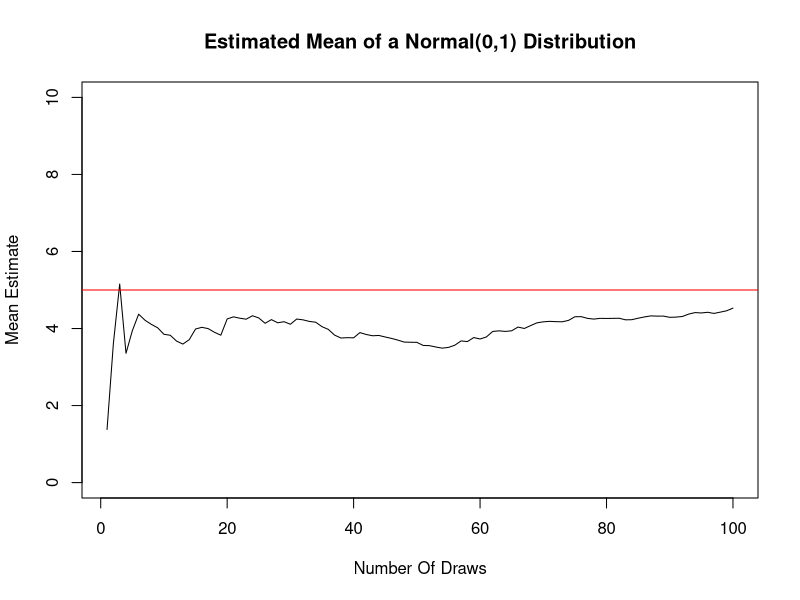
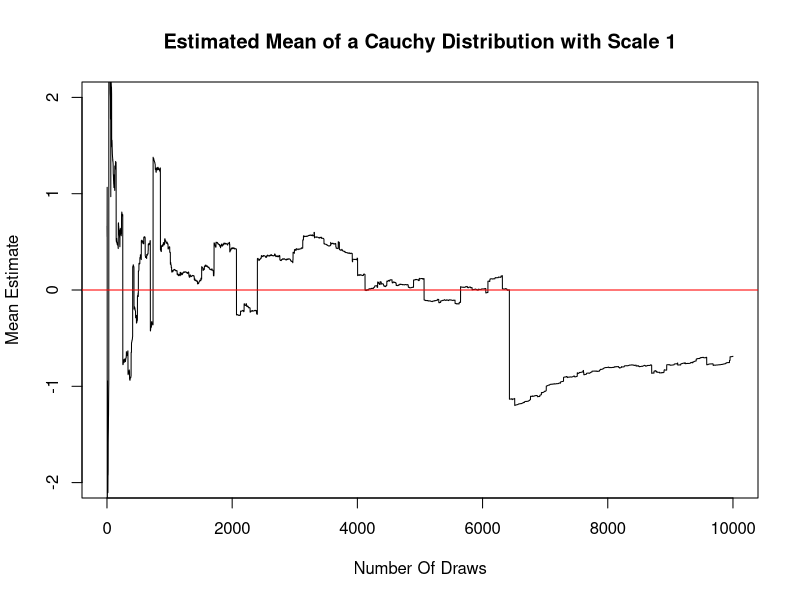
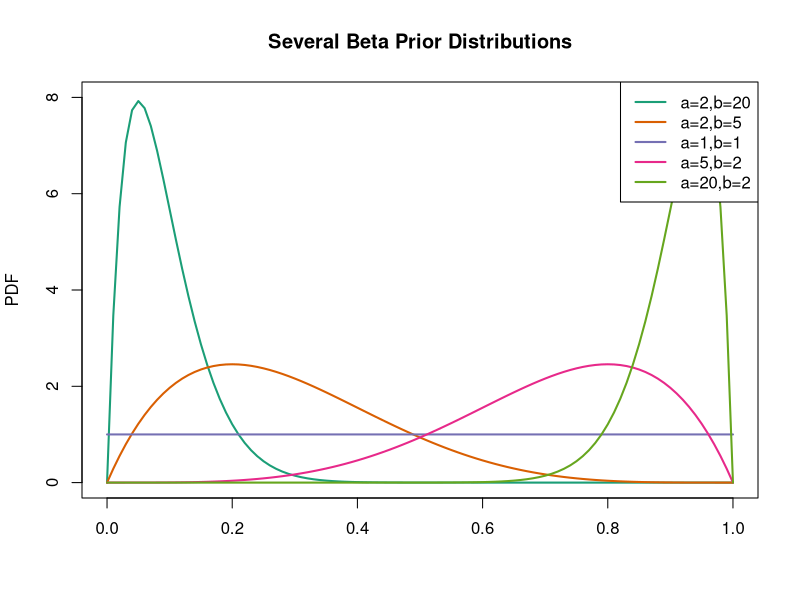
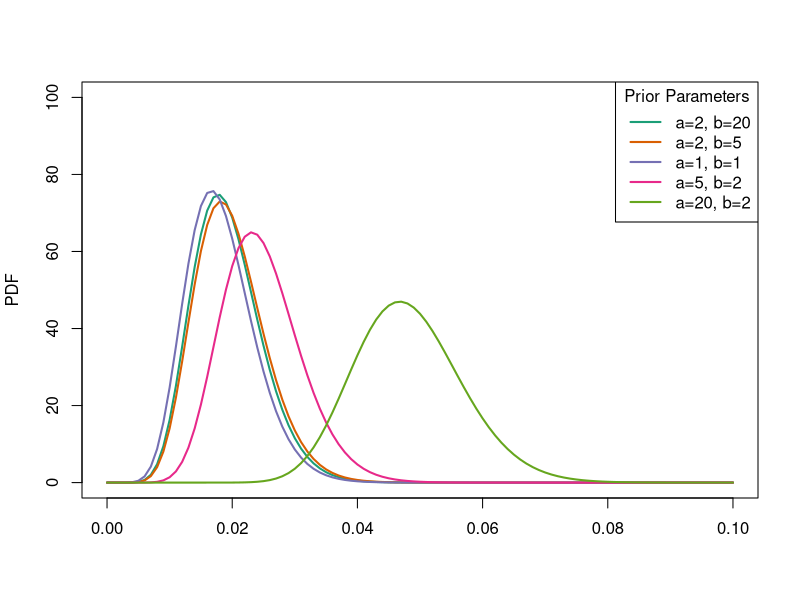
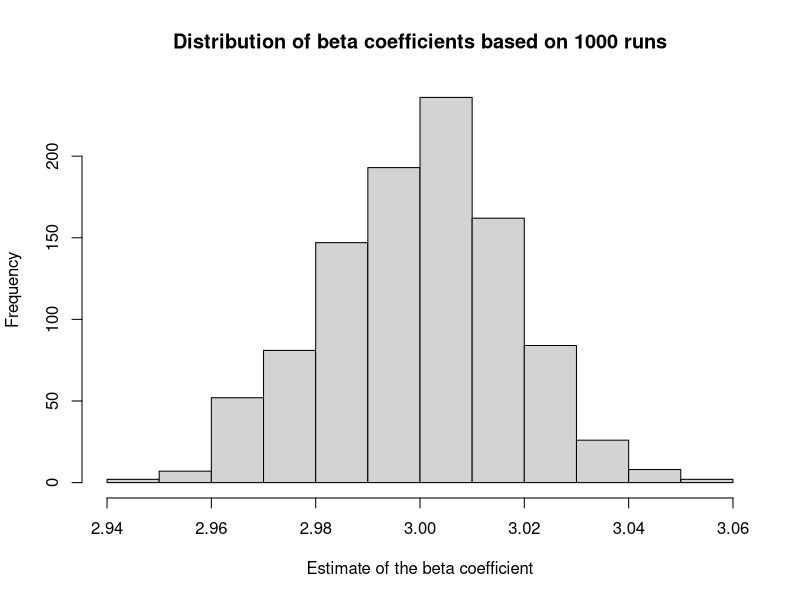
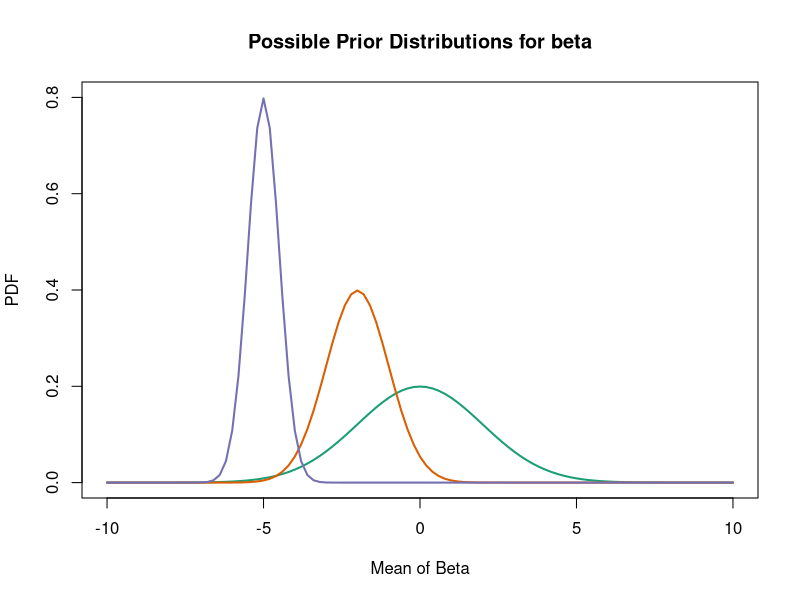
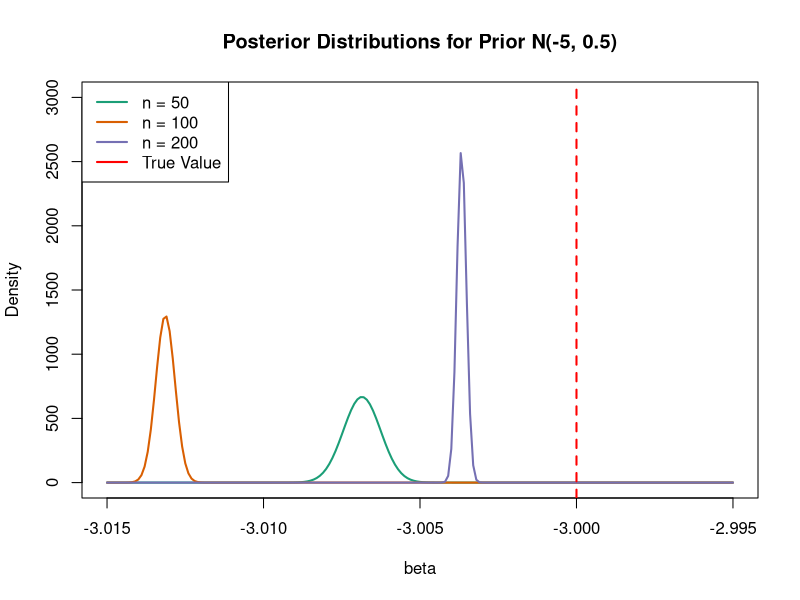
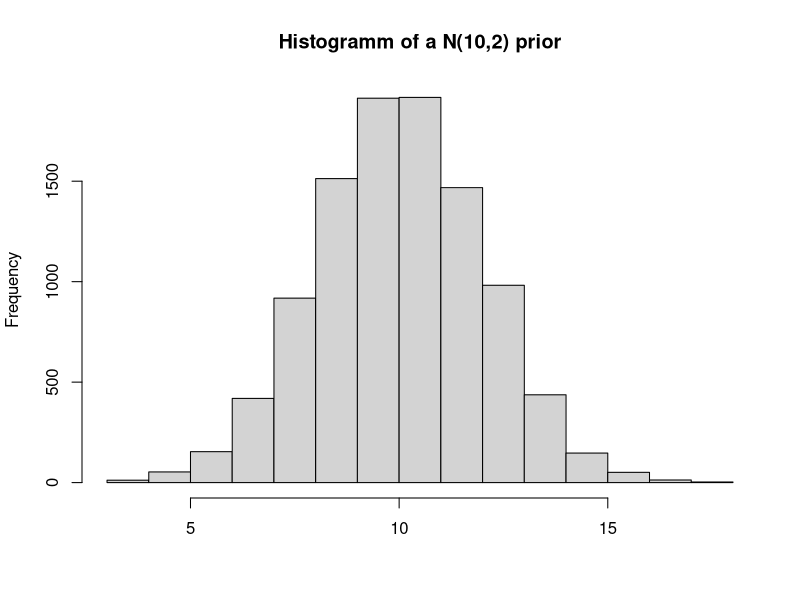

These charts were generated, in order, by the following R code:
## ---- chunk 1
library(RColorBrewer)
set.seed(1234)
n = 100
normv <- rnorm(n, mean=5, sd=3)
meanVector <- vector()
for(i in seq(n)){
   meanVector <- c(meanVector,sum(normv[1:i])/i)
}
plot(meanVector~seq(n), ylim=c(0,10), type="l", ylab="Mean Estimate", xlab="Number Of Draws", main="Estimated Mean of a Normal(0,1) Distribution")
abline(h=5,col="red")
## ---- chunk 2
set.seed(1234)
n = 10000
cauchyv <- rnorm(n,0,1)/rnorm(n,0,1)
meanVector <- vector()
for(i in seq(n)){
   meanVector <- c(meanVector,sum(cauchyv[1:i])/i)
}

plot(meanVector~seq(n), ylim=c(-2,2), type="l", ylab="Mean Estimate", xlab="Number Of Draws", main="Estimated Mean of a Cauchy Distribution with Scale 1")
abline(h=0,col="red")
## ---- chunk 3
PointEstimates <- function(alpha,beta){
  output <- data.frame()
  for (i in seq(length(a))){
    a <- alpha[i]
    b <- beta[i]
    mean <- a/(a+b)
    mode <- (a-1)/(a+b+2)
    median <- (a-1/3)/(a+b-2/3)
    output <- rbind(output,c(a,b,mean,mode,median))
  }
  colnames(output) <- c("Alpha","Beta","Mean","Mode","Median")
  return(round(output,5))
}
## ---- chunk 4
a <- c(2,2,1,5,20)
b <- c(20,5,1,2,2)
cols <- brewer.pal(5, "Dark2")
plot(NULL, xlim=c(0,1), ylim=c(0,8), ylab="PDF", xlab="", main="Several Beta Prior Distributions")
for (i in seq(5)) {
  curve(dbeta(x,a[i],b[i]), from=0,to=1, lwd=2,col=cols[i],add = T)
}
legend(x="topright",
       lwd=2,
       lty=1,
       col=cols,
       legend = c("a=2,b=20","a=2,b=5","a=1,b=1","a=5,b=2","a=20,b=2"), 
       bg="white")

## ---- chunk 5
n <- 30
sumy <- 10
people <- 20
alphaNew <- a + sumy
betaNew <- b + (people*n-sumy)
plot(NULL, xlim=c(0,0.1), ylim=c(0,100), ylab="PDF", xlab="")
for (i in seq(5)) {
  curve(dbeta(x,alphaNew[i],betaNew[i]), from=0,to=0.1, lwd=2,col=cols[i],add = T)
}
legend(x="topright",
       lwd=2,
       lty=1,
       col=cols,
       legend = c("a=2, b=20","a=2, b=5","a=1, b=1","a=5, b=2","a=20, b=2"),
       title = c("Prior Parameters"))
## ---- chunk 6
output <-PointEstimates(alphaNew,betaNew)
output
## ---- chunk 7
simObs <- function(n,k,alpha,beta,sigma){
  if(length(beta)==k){
    
    # Generate errors from a (0,sigma)-normal distribution
    errors <- rnorm(n,0,sigma)
    
    # Generate k covariates from a uniform distribution in 
    # the intervall [-10,10]
    x <- vector()
    for (i in seq(k)) {
      x <- cbind(x,runif(n, min=-10,max=10))
    }
    
    # Generate the dependent variables based on the given 
    # independent variables and errors
    y <- alpha + x %*% beta  + errors
    
    # Return data frame with the data
    output <- data.frame(Y = y, X = x)
    return(output)
  }
  else{
    print("Number of variables K and length beta vector does not match!")
    break
  }
}

## ---- chunk 8
coeflist = vector()
for (i in seq(1000)) {
  input <- simObs(100,1,5,3,1)
  mod <- lm(Y~X, data=input)
  coeflist <- c(coeflist,mod$coefficients["X"])
}
hist(coeflist, main="Distribution of beta coefficients based on 1000 runs", xlab = "Estimate of the beta coefficient")
varbeta <- var(coeflist)
## ---- chunk 9
plot(NULL, xlim=c(-10,10), ylim=c(0,0.8), ylab="PDF", xlab="Mean of Beta", main="Possible Prior Distributions for beta")
mean <- c(0,-2,-5)
sd <- c(2,1,0.5)
for (i in seq(3)) {
  curve(dnorm(x,mean[i],sd[i]), from=-10,to=10, lwd=2,col=cols[i],add = T)
}
## ---- chunk 10
set.seed(401)
SimData <- simObs(50,1,1,-3,1)
X <- cbind(1,SimData$X)
Y <- SimData$Y
mean_prior <- -5
sigma_prior <- 0.5
sigma_post <- solve((1/sigma_prior) + t(X)%*%X)
mean_post <- sigma_post%*%(mean_prior/sigma_prior + t(X)%*%Y)
m50 <- mean_post
s50 <- sigma_post

SimData <- simObs(100,1,1,-3,1)
X <- cbind(1,SimData$X)
Y <- SimData$Y
sigma_post <- solve((1/sigma_prior) + t(X)%*%X)
mean_post <- sigma_post%*%(mean_prior/sigma_prior + t(X)%*%Y)
m100 <- mean_post
s100 <- sigma_post

SimData <- simObs(200,1,1,-3,1)
X <- cbind(1,SimData$X)
Y <- SimData$Y
sigma_post <- solve((1/sigma_prior) + t(X)%*%X)
mean_post <- sigma_post%*%(mean_prior/sigma_prior + t(X)%*%Y)
m200 <- mean_post
s200 <- sigma_post
## ---- chunk 11
x <- seq(-3.015, -2.995, by = 1e-04)
plot(x, dnorm(x, m50[2], s50[2,2]), type = "l", col = cols[1], lwd = 2, xlab = "beta",
ylim = c(0, 3000), ylab = "Density", main = "Posterior Distributions for Prior N(-5, 0.5)")
lines(x, dnorm(x, m100[2], s100[2,2]), type = "l", col = cols[2], lwd = 2)
lines(x, dnorm(x, m200[2], s200[2,2]), type = "l", col = cols[3], lwd = 2)
abline(v=-3, col="red",lty=2,lwd=2)
legend("topleft", legend = c("n = 50", "n = 100", "n = 200","True Value"), col = c(cols[1:3], "red"), lty = 1, lwd=2)
## ---- chunk 12
prior1 <- rnorm(10000, mean=10,sd=2)
prior2 <- rnorm(10000, mean=2,sd=10)
hist(prior1, main="Histogramm of a N(10,2) prior",xlab="")
## ---- chunk 13
hist(prior2, main="Histogramm of a N(2,10) prior",xlab="")
## ---- chunk 14
alpha<-0.5
eta <- c(0.01,1,100)

plot(NULL, xlim=c(0,1), ylim=c(0,2), ylab="PDF", xlab="")
for (i in seq(3)) {
  curve(dgamma(x, shape = 0.5, rate = eta[i]), from = 0, to = 1, 
        n=2000,add = T, col=cols[i],lwd=3)
}
legend(x="topright",
       lwd=2,
       lty=1,
       col=cols[1:3],
       legend = c("eta=0.01","eta=1","eta=100"),
       title = c("Prior Parameters"))
## ---- chunk 15
plot(NULL, xlim=c(0,20), ylim=c(0,0.5), ylab="PDF", xlab="", main="Hyperprior Distribution as Gamma(0.5,1)")
curve(dgamma(x, shape = 0.5, rate = 1), from = 0, to = 20, n=2000,add = T, col=cols[i],lwd=3)
## ---- chunk 16
etaDraw <- rgamma(1000,0.5,1)
sigma <- 1/rgamma(1000,0.5,etaDraw)
sigma <- sigma[sigma <= 1e3]
plot(density(sigma,n = 1e5),xlim=c(0,20), ylab="PDF", main="Prior Distribution as Gamma(0.5,Eta)")
